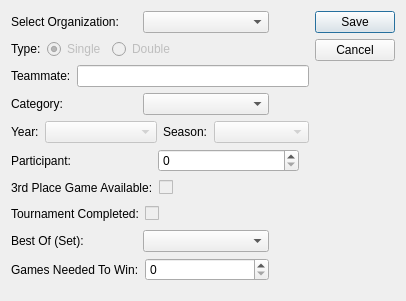
<?xml version="1.0" encoding="UTF-8"?>
<ui version="4.0">
 <class>AddTournamentDialogClass</class>
 <widget class="QDialog" name="AddTournamentDialogClass">
  <property name="geometry">
   <rect>
    <x>0</x>
    <y>0</y>
    <width>406</width>
    <height>301</height>
   </rect>
  </property>
  <property name="windowTitle">
   <string>AddTournamentDialog</string>
  </property>
  <layout class="QGridLayout" name="gridLayout">
   <item row="0" column="0">
    <layout class="QHBoxLayout" name="horizontalLayout">
     <item>
      <widget class="QLabel" name="label_OrganizationName">
       <property name="text">
        <string>Select Organization:</string>
       </property>
      </widget>
     </item>
     <item>
      <widget class="QComboBox" name="comboBox_OrganizationName">
       <property name="enabled">
        <bool>true</bool>
       </property>
      </widget>
     </item>
     <item>
      <spacer name="horizontalSpacer_8">
       <property name="orientation">
        <enum>Qt::Orientation::Horizontal</enum>
       </property>
       <property name="sizeType">
        <enum>QSizePolicy::Policy::Preferred</enum>
       </property>
       <property name="sizeHint" stdset="0">
        <size>
         <width>40</width>
         <height>20</height>
        </size>
       </property>
      </spacer>
     </item>
    </layout>
   </item>
   <item row="0" column="1" rowspan="3">
    <layout class="QVBoxLayout" name="_2">
     <property name="spacing">
      <number>6</number>
     </property>
     <property name="margin" stdset="0">
      <number>0</number>
     </property>
     <item>
      <widget class="QPushButton" name="SaveButton">
       <property name="text">
        <string>Save</string>
       </property>
      </widget>
     </item>
     <item>
      <widget class="QPushButton" name="CancelButton">
       <property name="text">
        <string>Cancel</string>
       </property>
      </widget>
     </item>
     <item>
      <spacer>
       <property name="orientation">
        <enum>Qt::Orientation::Vertical</enum>
       </property>
       <property name="sizeHint" stdset="0">
        <size>
         <width>20</width>
         <height>40</height>
        </size>
       </property>
      </spacer>
     </item>
    </layout>
   </item>
   <item row="1" column="0">
    <layout class="QHBoxLayout" name="horizontalLayout_2">
     <item>
      <widget class="QLabel" name="label_Type">
       <property name="text">
        <string>Type:</string>
       </property>
      </widget>
     </item>
     <item>
      <widget class="QRadioButton" name="radioButton_Single">
       <property name="enabled">
        <bool>false</bool>
       </property>
       <property name="text">
        <string>Single</string>
       </property>
       <property name="checked">
        <bool>true</bool>
       </property>
      </widget>
     </item>
     <item>
      <widget class="QRadioButton" name="radioButton_Double">
       <property name="enabled">
        <bool>false</bool>
       </property>
       <property name="text">
        <string>Double</string>
       </property>
      </widget>
     </item>
     <item>
      <spacer name="horizontalSpacer">
       <property name="orientation">
        <enum>Qt::Orientation::Horizontal</enum>
       </property>
       <property name="sizeHint" stdset="0">
        <size>
         <width>40</width>
         <height>20</height>
        </size>
       </property>
      </spacer>
     </item>
    </layout>
   </item>
   <item row="2" column="0">
    <layout class="QHBoxLayout" name="horizontalLayout_10">
     <item>
      <widget class="QLabel" name="label_Teammate">
       <property name="text">
        <string>Teammate:</string>
       </property>
      </widget>
     </item>
     <item>
      <widget class="QLineEdit" name="lineEdit_Teammate"/>
     </item>
    </layout>
   </item>
   <item row="3" column="0">
    <layout class="QHBoxLayout" name="horizontalLayout_3">
     <item>
      <widget class="QLabel" name="label_Category">
       <property name="text">
        <string>Category:</string>
       </property>
      </widget>
     </item>
     <item>
      <widget class="QComboBox" name="comboBox_Category">
       <item>
        <property name="text">
         <string/>
        </property>
       </item>
      </widget>
     </item>
     <item>
      <spacer name="horizontalSpacer_6">
       <property name="orientation">
        <enum>Qt::Orientation::Horizontal</enum>
       </property>
       <property name="sizeType">
        <enum>QSizePolicy::Policy::Preferred</enum>
       </property>
       <property name="sizeHint" stdset="0">
        <size>
         <width>40</width>
         <height>20</height>
        </size>
       </property>
      </spacer>
     </item>
    </layout>
   </item>
   <item row="4" column="0">
    <layout class="QHBoxLayout" name="horizontalLayout_13">
     <item>
      <layout class="QHBoxLayout" name="horizontalLayout_9">
       <item>
        <widget class="QLabel" name="label_Year">
         <property name="text">
          <string>Year:</string>
         </property>
        </widget>
       </item>
       <item>
        <widget class="QComboBox" name="comboBox_Year">
         <property name="enabled">
          <bool>false</bool>
         </property>
         <property name="sizePolicy">
          <sizepolicy hsizetype="Preferred" vsizetype="Fixed">
           <horstretch>1</horstretch>
           <verstretch>0</verstretch>
          </sizepolicy>
         </property>
         <item>
          <property name="text">
           <string/>
          </property>
         </item>
         <item>
          <property name="text">
           <string>2024</string>
          </property>
         </item>
         <item>
          <property name="text">
           <string>2023</string>
          </property>
         </item>
         <item>
          <property name="text">
           <string>2022</string>
          </property>
         </item>
         <item>
          <property name="text">
           <string>2021</string>
          </property>
         </item>
         <item>
          <property name="text">
           <string>2020</string>
          </property>
         </item>
         <item>
          <property name="text">
           <string>2019</string>
          </property>
         </item>
         <item>
          <property name="text">
           <string>2018</string>
          </property>
         </item>
         <item>
          <property name="text">
           <string>2017</string>
          </property>
         </item>
         <item>
          <property name="text">
           <string>2016</string>
          </property>
         </item>
         <item>
          <property name="text">
           <string>2015</string>
          </property>
         </item>
         <item>
          <property name="text">
           <string>2014</string>
          </property>
         </item>
         <item>
          <property name="text">
           <string>2013</string>
          </property>
         </item>
         <item>
          <property name="text">
           <string>2012</string>
          </property>
         </item>
         <item>
          <property name="text">
           <string>2011</string>
          </property>
         </item>
         <item>
          <property name="text">
           <string>2010</string>
          </property>
         </item>
         <item>
          <property name="text">
           <string>2009</string>
          </property>
         </item>
         <item>
          <property name="text">
           <string>2008</string>
          </property>
         </item>
         <item>
          <property name="text">
           <string>2007</string>
          </property>
         </item>
         <item>
          <property name="text">
           <string>2006</string>
          </property>
         </item>
         <item>
          <property name="text">
           <string>2005</string>
          </property>
         </item>
         <item>
          <property name="text">
           <string>2004</string>
          </property>
         </item>
         <item>
          <property name="text">
           <string>2003</string>
          </property>
         </item>
         <item>
          <property name="text">
           <string>2002</string>
          </property>
         </item>
         <item>
          <property name="text">
           <string>2001</string>
          </property>
         </item>
         <item>
          <property name="text">
           <string>2000</string>
          </property>
         </item>
         <item>
          <property name="text">
           <string>1999</string>
          </property>
         </item>
         <item>
          <property name="text">
           <string>1998</string>
          </property>
         </item>
         <item>
          <property name="text">
           <string>1997</string>
          </property>
         </item>
         <item>
          <property name="text">
           <string>1996</string>
          </property>
         </item>
         <item>
          <property name="text">
           <string>1995</string>
          </property>
         </item>
         <item>
          <property name="text">
           <string>1994</string>
          </property>
         </item>
         <item>
          <property name="text">
           <string>1993</string>
          </property>
         </item>
         <item>
          <property name="text">
           <string>1992</string>
          </property>
         </item>
         <item>
          <property name="text">
           <string>1991</string>
          </property>
         </item>
         <item>
          <property name="text">
           <string>1990</string>
          </property>
         </item>
        </widget>
       </item>
      </layout>
     </item>
     <item>
      <layout class="QHBoxLayout" name="horizontalLayout_5">
       <item>
        <widget class="QLabel" name="label_Season">
         <property name="text">
          <string>Season:</string>
         </property>
        </widget>
       </item>
       <item>
        <widget class="QComboBox" name="comboBox_Season">
         <property name="enabled">
          <bool>false</bool>
         </property>
         <property name="sizePolicy">
          <sizepolicy hsizetype="Preferred" vsizetype="Fixed">
           <horstretch>1</horstretch>
           <verstretch>0</verstretch>
          </sizepolicy>
         </property>
         <item>
          <property name="text">
           <string/>
          </property>
         </item>
         <item>
          <property name="text">
           <string>Winter</string>
          </property>
         </item>
         <item>
          <property name="text">
           <string>Spring</string>
          </property>
         </item>
         <item>
          <property name="text">
           <string>Summer</string>
          </property>
         </item>
         <item>
          <property name="text">
           <string>Fall</string>
          </property>
         </item>
        </widget>
       </item>
      </layout>
     </item>
    </layout>
   </item>
   <item row="5" column="0">
    <layout class="QHBoxLayout" name="horizontalLayout_6">
     <item>
      <widget class="QLabel" name="label_Participant">
       <property name="text">
        <string>Participant:</string>
       </property>
      </widget>
     </item>
     <item>
      <widget class="QSpinBox" name="spinBox_Participant"/>
     </item>
     <item>
      <spacer name="horizontalSpacer_4">
       <property name="orientation">
        <enum>Qt::Orientation::Horizontal</enum>
       </property>
       <property name="sizeType">
        <enum>QSizePolicy::Policy::Preferred</enum>
       </property>
       <property name="sizeHint" stdset="0">
        <size>
         <width>10</width>
         <height>20</height>
        </size>
       </property>
      </spacer>
     </item>
    </layout>
   </item>
   <item row="6" column="0">
    <layout class="QHBoxLayout" name="horizontalLayout_8">
     <item>
      <widget class="QLabel" name="label_3rdPlaceGameAvailable">
       <property name="text">
        <string>3rd Place Game Available:</string>
       </property>
      </widget>
     </item>
     <item>
      <widget class="QCheckBox" name="checkBox_3rdPlaceGameAvailable">
       <property name="enabled">
        <bool>false</bool>
       </property>
       <property name="text">
        <string/>
       </property>
      </widget>
     </item>
     <item>
      <spacer name="horizontalSpacer_3">
       <property name="orientation">
        <enum>Qt::Orientation::Horizontal</enum>
       </property>
       <property name="sizeHint" stdset="0">
        <size>
         <width>40</width>
         <height>20</height>
        </size>
       </property>
      </spacer>
     </item>
    </layout>
   </item>
   <item row="7" column="0">
    <layout class="QHBoxLayout" name="horizontalLayout_7">
     <item>
      <widget class="QLabel" name="label_Completion">
       <property name="text">
        <string>Tournament Completed:</string>
       </property>
      </widget>
     </item>
     <item>
      <widget class="QCheckBox" name="checkBox_Completion">
       <property name="enabled">
        <bool>false</bool>
       </property>
       <property name="text">
        <string/>
       </property>
      </widget>
     </item>
     <item>
      <spacer name="horizontalSpacer_2">
       <property name="orientation">
        <enum>Qt::Orientation::Horizontal</enum>
       </property>
       <property name="sizeHint" stdset="0">
        <size>
         <width>40</width>
         <height>20</height>
        </size>
       </property>
      </spacer>
     </item>
    </layout>
   </item>
   <item row="8" column="0">
    <layout class="QHBoxLayout" name="horizontalLayout_4">
     <item>
      <widget class="QLabel" name="label_SetsBestOf">
       <property name="text">
        <string>Best Of (Set):</string>
       </property>
      </widget>
     </item>
     <item>
      <widget class="QComboBox" name="comboBox_SetsBestOf">
       <item>
        <property name="text">
         <string/>
        </property>
       </item>
       <item>
        <property name="text">
         <string>Best Of 1</string>
        </property>
       </item>
       <item>
        <property name="text">
         <string>Best Of 3</string>
        </property>
       </item>
       <item>
        <property name="text">
         <string>Best Of 5</string>
        </property>
       </item>
       <item>
        <property name="text">
         <string>Best Of 7</string>
        </property>
       </item>
      </widget>
     </item>
     <item>
      <spacer name="horizontalSpacer_7">
       <property name="orientation">
        <enum>Qt::Orientation::Horizontal</enum>
       </property>
       <property name="sizeType">
        <enum>QSizePolicy::Policy::Preferred</enum>
       </property>
       <property name="sizeHint" stdset="0">
        <size>
         <width>40</width>
         <height>20</height>
        </size>
       </property>
      </spacer>
     </item>
    </layout>
   </item>
   <item row="9" column="0">
    <layout class="QHBoxLayout" name="horizontalLayout_11">
     <item>
      <widget class="QLabel" name="label_GamesToWin">
       <property name="text">
        <string>Games Needed To Win:</string>
       </property>
      </widget>
     </item>
     <item>
      <widget class="QSpinBox" name="spinBox_GamesToWin"/>
     </item>
     <item>
      <spacer name="horizontalSpacer_5">
       <property name="orientation">
        <enum>Qt::Orientation::Horizontal</enum>
       </property>
       <property name="sizeType">
        <enum>QSizePolicy::Policy::Preferred</enum>
       </property>
       <property name="sizeHint" stdset="0">
        <size>
         <width>40</width>
         <height>20</height>
        </size>
       </property>
      </spacer>
     </item>
    </layout>
   </item>
  </layout>
 </widget>
 <layoutdefault spacing="6" margin="11"/>
 <resources/>
 <connections/>
</ui>
